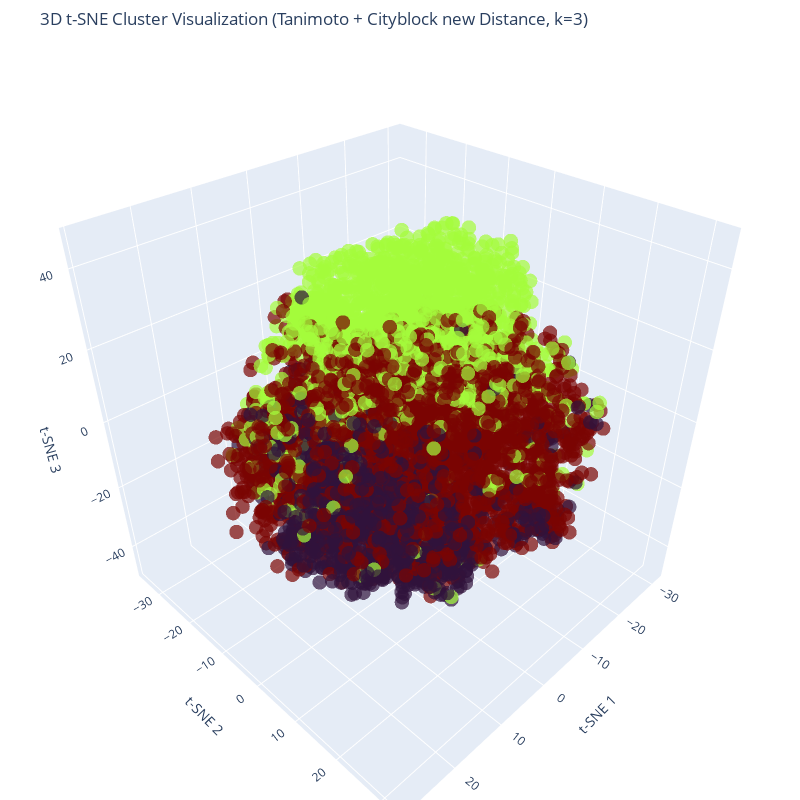

Write notebook code for a chart like this one.
### Code cell
from sklearn.manifold import TSNE
import plotly.graph_objects as go
import pandas as pd
import numpy as np

# Use Euclidean distance with 4 clusters
distance_metric = "Tanimoto + Cityblock new"
num_clusters = 3
perplexity_value = 50

dist_matrix = distance_matrices[distance_metric]

# Check if the distance matrix is valid
if np.isnan(dist_matrix).any() or np.isinf(dist_matrix).any():
    raise ValueError(f"⚠️ {distance_metric} distance matrix contains NaN or Inf values. Check your preprocessing!")

if dist_matrix.shape[0] != dist_matrix.shape[1]:
    raise ValueError(f"⚠️ {distance_metric} distance matrix must be square (NxN).")

# Check if the selected number of clusters exists
if num_clusters not in cluster_results[distance_metric]:
    raise ValueError(f"⚠️ num_clusters={num_clusters} is not in cluster_results[{distance_metric}]. Check clustering output!")

labels = cluster_results[distance_metric][num_clusters]

# Compute 3D t-SNE projection
tsne = TSNE(n_components=3, metric='precomputed', init='random', random_state=42, perplexity=perplexity_value)
X_tsne_3d = tsne.fit_transform(dist_matrix)

# Create DataFrame for visualization
df_plot = pd.DataFrame({'x': X_tsne_3d[:, 0], 'y': X_tsne_3d[:, 1], 'z': X_tsne_3d[:, 2], 'Cluster': labels})

# Generate interactive 3D scatter plot
fig = go.Figure(data=[
    go.Scatter3d(
        x=df_plot['x'],
        y=df_plot['y'],
        z=df_plot['z'],
        mode='markers',
        marker=dict(
            size=5,  # Explicitly setting the size
            color=df_plot['Cluster'],  # Color by cluster
            colorscale='Turbo',  # Set color scale
            opacity=0.7  # Adjust transparency
        )
    )
])

# Customize layout
fig.update_layout(
    title=f"3D t-SNE Cluster Visualization ({distance_metric} Distance, k={num_clusters})",
    scene=dict(
        xaxis_title="t-SNE 1",
        yaxis_title="t-SNE 2",
        zaxis_title="t-SNE 3",
        aspectmode="cube"  # Keeps the aspect ratio balanced
    ),
    margin=dict(l=0, r=0, b=0, t=50),
    width=800,  # Adjusted figure width
    height=800   # Adjusted figure height
)

fig.show()

### Figure 1 — Plotly figure (JSON) as saved in the notebook; plotly's stock layout.template omitted (floating-point values rounded to 4 significant figures; data arrays with more than 128 entries replaced by an {"elided": "..."} marker saying what was removed)
{"data": [{"marker": {"color": {"elided": "5000 int values"}, "colorscale": [[0, "#30123b"], [0.07143, "#4145ab"], [0.1429, "#4675ed"], [0.2143, "#39a2fc"], [0.2857, "#1bcfd4"], [0.3571, "#24eca6"], [0.4286, "#61fc6c"], [0.5, "#a4fc3b"], [0.5714, "#d1e834"], [0.6429, "#f3c63a"], [0.7143, "#fe9b2d"], [0.7857, "#f36315"], [0.8571, "#d93806"], [0.9286, "#b11901"], [1, "#7a0402"]], "opacity": 0.7, "size": 5}, "mode": "markers", "type": "scatter3d", "x": {"elided": "5000 float values"}, "y": {"elided": "5000 float values"}, "z": {"elided": "5000 float values"}}], "layout": {"height": 800, "margin": {"b": 0, "l": 0, "r": 0, "t": 50}, "scene": {"aspectmode": "cube", "xaxis": {"title": {"text": "t-SNE 1"}}, "yaxis": {"title": {"text": "t-SNE 2"}}, "zaxis": {"title": {"text": "t-SNE 3"}}}, "title": {"text": "3D t-SNE Cluster Visualization (Tanimoto + Cityblock new Distance, k=3)"}, "width": 800}}
